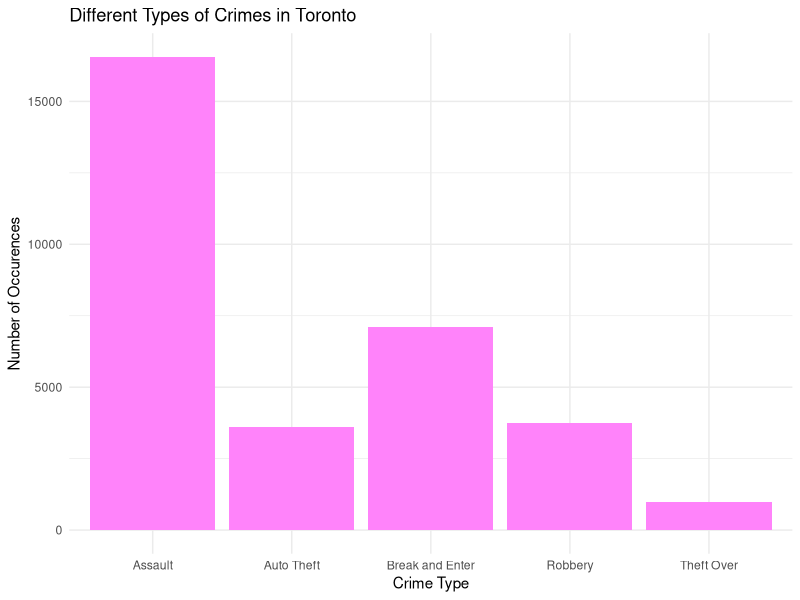
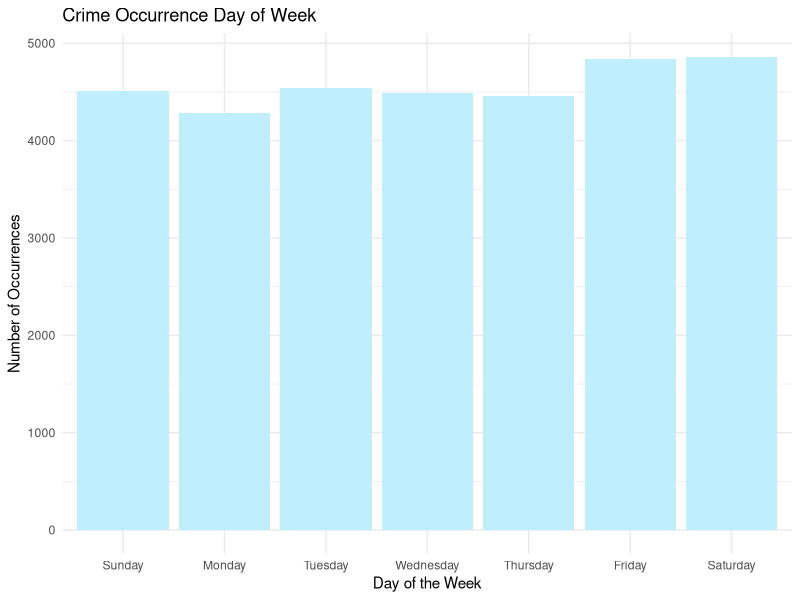
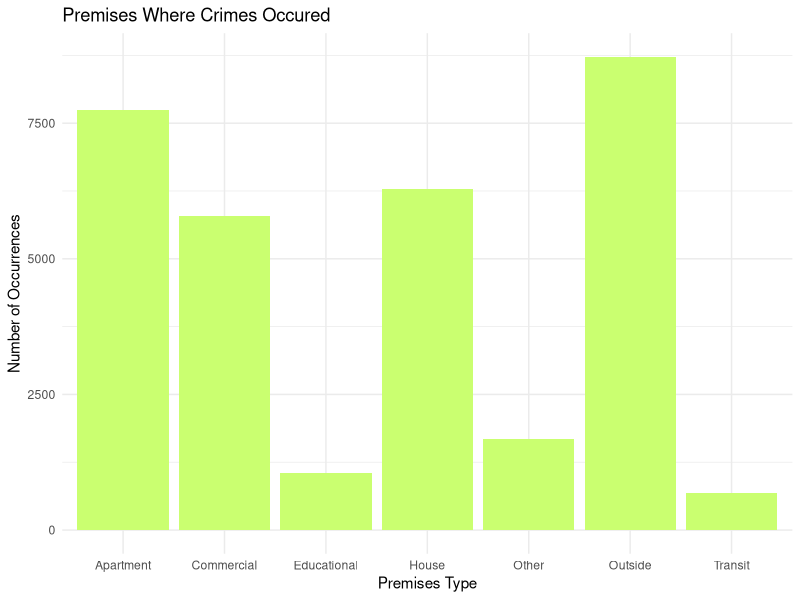
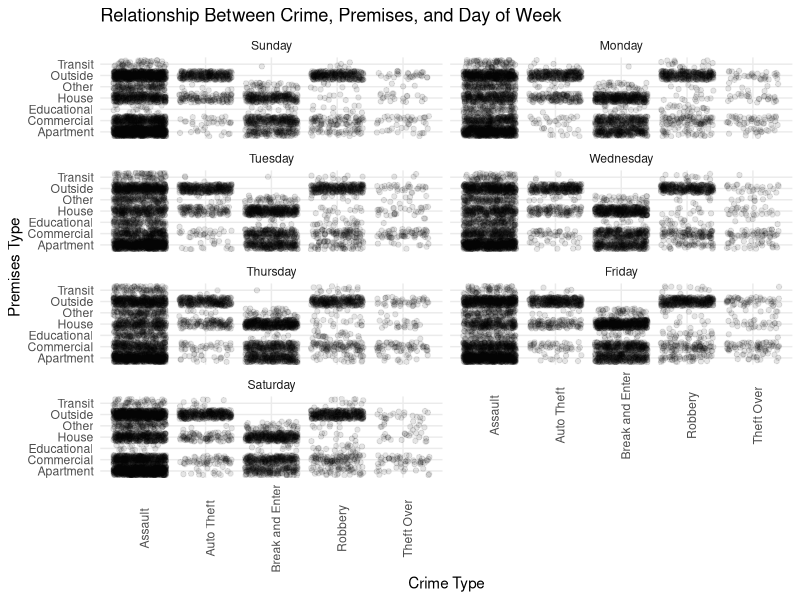

Recreate these plots in R, in order.
## ---- chunk 1
#| include: false
#| warning: false
#| message: false

library(tidyverse)
## ---- chunk 2
#| echo: false
#| message: false
#| tbl-cap: "Number of Occurences per Crime"
#| label: tbl-1

### Read the data ###
clean_data <- 
  read_csv(here::here("inputs/data/clean_data.csv")) %>% 
  mutate(
    occ_dow = fct_relevel(
      occ_dow, 
      "Sunday",
      "Monday",
      "Tuesday",
      "Wednesday",
      "Thursday",
      "Friday",
      "Saturday"
    )
  )

num_crimes = count(clean_data, mci_category)

table <- knitr::kable(num_crimes, col.names = c("Crime Type", "Number of Occurrences"), "simple")

table
## ---- chunk 3
#| label: fig-1
#| fig-cap: Occurences of the different types of crimes in Toronto.
#| echo: false
#| warning: false
#| message: false

clean_data |>
  ggplot(aes(x = mci_category)) +
  geom_bar(fill = "orchid1") +
  theme_minimal() +
  labs(x = "Crime Type",
       y = "Number of Occurences",
       title = "Different Types of Crimes in Toronto")
## ---- chunk 4
#| label: fig-2
#| fig-cap: Days when crimes most likely took place.
#| echo: false
#| warning: false
#| message: false

clean_data |>
  ggplot(aes(x = occ_dow)) +
  geom_bar(fill = "lightblue1") +
  theme_minimal() +
  labs(x = "Day of the Week",
       y = "Number of Occurrences",
       title = "Crime Occurrence Day of Week")
## ---- chunk 5
#| label: fig-3
#| fig-cap: Premsies types where crimes occured.
#| echo: false
#| warning: false
#| message: false

clean_data |>
  ggplot(aes(x = premises_type)) +
  geom_bar(fill = "darkolivegreen1") +
  theme_minimal() +
  labs(x = "Premises Type",
       y = "Number of Occurrences",
       title = "Premises Where Crimes Occured")
## ---- chunk 6
#| label: fig-4
#| fig-cap: Comparing Crime Type, Premises Type, and Day of Week.
#| echo: false
#| warning: false
#| message: false
#| fig-width: 6
#| fig-height: 6

clean_data |>
  ggplot(aes(x = mci_category, y = premises_type)) +
  geom_jitter(alpha = 0.1) +
  theme_minimal() +
  labs(x = "Crime Type",
       y = "Premises Type",
       title = "Relationship Between Crime, Premises, and Day of Week") +
  theme(axis.text.x = element_text(angle = 90)) +
  facet_wrap(vars(occ_dow),
             nrow = 4,
             ncol = 2)
